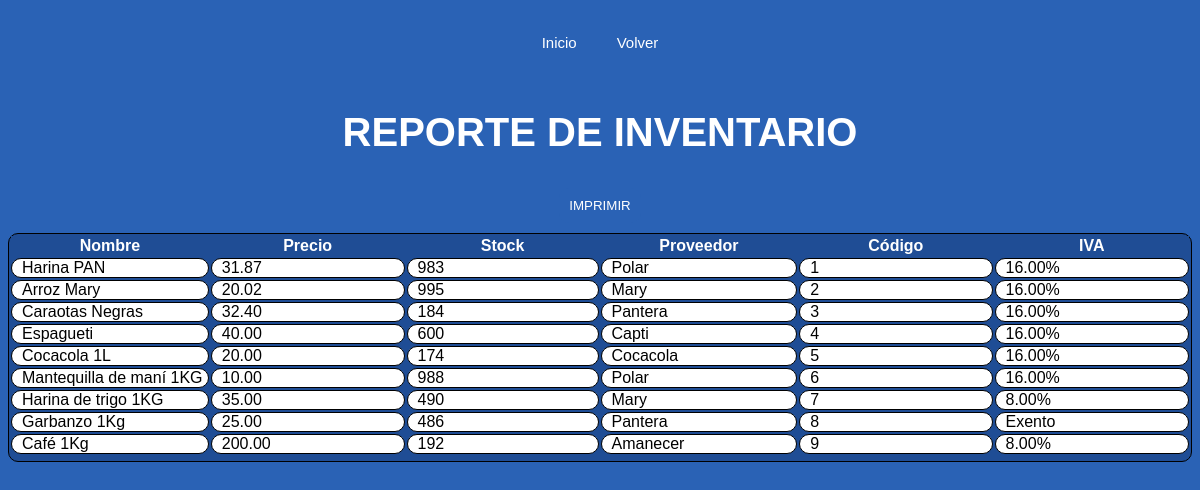
/Inventario/reporte/, run on the app's committed database.
### Inventario/models.py (models this page shows)
class Productos(models.Model):
    nombre = models.CharField(max_length=100)
    codigo = models.IntegerField(unique=True, validators=[validate_unique_name])
    precio = models.DecimalField(max_digits=10, decimal_places=2)
    stock = models.IntegerField()
    proveedor = models.CharField(max_length=100)
    iva = models.IntegerField()

### Inventario/views.py (the view)
# urls.py: path('reporte/', views.generar_reporte, name="generar_reporte"),
def generar_reporte(request):
    productos = Productos.objects.all()
    return render(request, 'Inventario/reporte.html', {'productos': productos})

### Inventario/templates/Inventario/reporte.html (shortened to what this page needs)
{% load static %}
<!DOCTYPE html>
<html lang="es">
<head>
    <link rel="stylesheet" type="text/css" href="{% static 'css/reporte.css' %}">
</head>
<body>
    <div class="navegacion">
        <nav>
            <ul>
                <li><a href="{% url 'index' %}">Inicio</a></li>
                <li><a href="{% url 'index_inventario' %}">Volver</a></li>
            </ul>
        </nav>
    </div>
    <div class="container">
        <h2>REPORTE DE INVENTARIO</h2>
        <button onclick="window.print()">IMPRIMIR</button>
    <table>
        <tr>
            <th>Nombre</th>
            <th>Precio</th>
            <th>Stock</th>
            <th>Proveedor</th>
            <th>Código</th>
            <th>IVA</th>
        </tr>
        {% for producto in productos %}
        <tr>
            <td>{{ producto.nombre }}</td>
            <td>{{ producto.precio }}</td>
            <td>{{ producto.stock }}</td>
            <td>{{ producto.proveedor }}</td>
            <td>{{ producto.codigo }}</td>
            {% if producto.iva == 0 %}
            <td>Exento</td>
            {% else %}
                {% if producto.iva == 1 %}
                <td>16.00%</td>
                {% else %}
                <td>8.00%</td>
                {% endif %}
            {% endif %}
        </tr>
        {% endfor %}
    </table>
    </div>
</body>
</html>

### Inventario/static/css/reporte.css (style rules this page uses)
body { background-color: #2a62b5; display: flex; flex-direction: column; justify-content: center; align-items: center; }
.navegacion { display: flex; justify-content: center; align-items: center; }
nav { display: flex; justify-content: center; float: left; align-items: center; }
nav ul { list-style: none; overflow: hidden; padding-left: 0px; }
nav ul li { float: left; font-family: 'Lucida Sans', 'Lucida Sans Regular', 'Lucida Grande', 'Lucida Sans Unicode', Geneva, Verdana, sans-serif; font-size: 20px; }
nav ul li a { display: block; padding: 10px; margin: 0px 10px 0px 10px; border-radius: 10px; color: #fff; text-decoration: none; font-size: 15px; font-family: 'Lucida Sans', 'Lucida Sans Regular', 'Lucida Grande', 'Lucida Sans Unicode', Geneva, Verdana, sans-serif; }
.container { display: flex; flex-direction: column; justify-content: center; align-items: center; }
h2 { font-family: 'Lucida Sans', 'Lucida Sans Regular', 'Lucida Grande', 'Lucida Sans Unicode', Geneva, Verdana, sans-serif; font-size: 40px; align-items: center; justify-content: center; color: #fff; }
button { font-family: 'Lucida Sans', 'Lucida Sans Regular', 'Lucida Grande', 'Lucida Sans Unicode', Geneva, Verdana, sans-serif; background-color: #2a62b5; color: #fff; cursor: pointer; border: 0px; border-radius: 10px; margin: 0px 0px 10px 0px; padding: 10px 10px 10px 10px; }
table { border: 1px solid; background-color: #1f4d95; border-radius: 10px; width: auto; padding: 0px 0px 5px 0px; }
table tr th { border-color: #1f4d95; background-color: #1f4d95; color: #fff; font-family: 'Lucida Sans', 'Lucida Sans Regular', 'Lucida Grande', 'Lucida Sans Unicode', Geneva, Verdana, sans-serif; width: auto; }
table tr td { border: 1px solid; border-radius: 10px; background: #fff; font-family: 'Lucida Sans', 'Lucida Sans Regular', 'Lucida Grande', 'Lucida Sans Unicode', Geneva, Verdana, sans-serif; padding: 0px 0px 0px 10px; width: 200px; }

### data on the page
Productos: nombre "Harina PAN", precio "31.87", stock "983", proveedor "Polar", codigo "1", iva "16.00%"
Productos: nombre "Arroz Mary", precio "20.02", stock "995", proveedor "Mary", codigo "2", iva "16.00%"
Productos: nombre "Caraotas Negras", precio "32.40", stock "184", proveedor "Pantera", codigo "3", iva "16.00%"
Productos: nombre "Espagueti", precio "40.00", stock "600", proveedor "Capti", codigo "4", iva "16.00%"
Productos: nombre "Cocacola 1L", precio "20.00", stock "174", proveedor "Cocacola", codigo "5", iva "16.00%"
Productos: nombre "Mantequilla de maní 1KG", precio "10.00", stock "988", proveedor "Polar", codigo "6", iva "16.00%"
Productos: nombre "Harina de trigo 1KG", precio "35.00", stock "490", proveedor "Mary", codigo "7", iva "8.00%"
Productos: nombre "Garbanzo 1Kg", precio "25.00", stock "486", proveedor "Pantera", codigo "8", iva "Exento"
Productos: nombre "Café 1Kg", precio "200.00", stock "192", proveedor "Amanecer", codigo "9", iva "8.00%"
